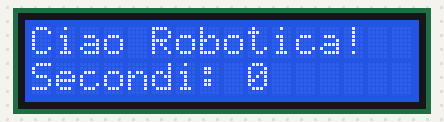
A sketch run on a simulated Arduino Uno, built with avr-gcc and run on an emulated ATmega328P. Shown: 16×2 character LCD.

Above: at 0.1 s.
At 4.1 s:
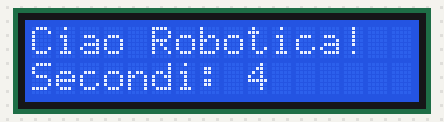
At 9.2 s:
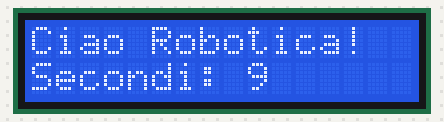
At 19.1 s:
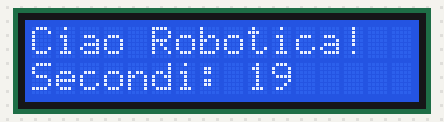
At 28.2 s:
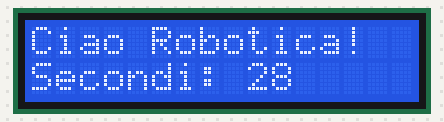
At 38.1 s:
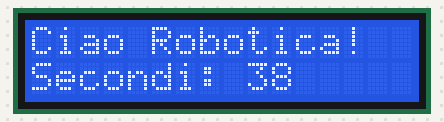

The sketch:

es5_lcd_reale.ino
```cpp
// Scheda 5 - Display LCD 16x2 I2C (versione per la scheda reale)
// Libreria da installare: "LiquidCrystal I2C" (Frank de Brabander).

#include <Wire.h>
#include <LiquidCrystal_I2C.h>

LiquidCrystal_I2C lcd(0x27, 16, 2);   // se lo schermo resta vuoto prova 0x3F

void setup() {
  lcd.init();
  lcd.backlight();
  lcd.print("Ciao Robotica!");
}

void loop() {
  lcd.setCursor(0, 1);
  lcd.print("Secondi: ");
  lcd.print(millis() / 1000);
  delay(200);
}
```

Measured:
- what the display in image 1 shows lasts 1.0 s, from 4.1 s to 5.1 s
